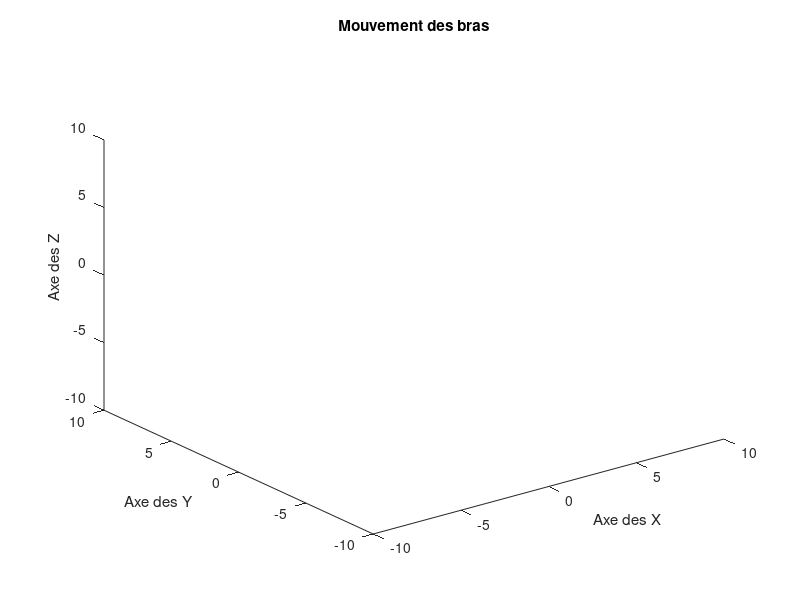

The MATLAB source for this figure:
% Coordonnées initiales des bras
x1 = [0, 0, 0]; % Coordonnées x du premier bras
y1 = [0, 0, 0]; % Coordonnées y du premier bras
z1 = [0, 0, 0]; % Coordonnées z du premier bras

x2 = [0, 0, 0]; % Coordonnées x du deuxième bras
y2 = [0, 0, 0]; % Coordonnées y du deuxième bras
z2 = [0, 0, 0]; % Coordonnées z du deuxième bras

% Distance entre les épaules des deux bras
distance_epaules = 5;

% Coordonnées initiales des épaules
x1(1) = -distance_epaules/2; % Coordonnée x de l'épaule du premier bras
x2(1) = distance_epaules/2; % Coordonnée x de l'épaule du deuxième bras

% Création de la figure
figure;
axis([-10 10 -10 10 -10 10]); % Définition des limites de l'axe x, y et z
grid on;
view(3);

% Animation
for t = 0:0.1:2*pi % Variation du temps (angle)
    % Calcul des nouvelles coordonnées pour le premier bras
    x1(2) = x1(1) + 2*cos(t); % Mouvement de l'épaule
    x1(3) = x1(2) + 3*cos(t); % Mouvement du coude
    y1(2) = 2*sin(t); % Mouvement de l'épaule
    y1(3) = y1(2) + 3*sin(t); % Mouvement du coude
    z1(3) = 3*sin(t); % Mouvement du coude
    
    % Calcul des nouvelles coordonnées pour le deuxième bras
    x2(2) = x2(1) + 2*cos(t + pi); % Mouvement de l'épaule (décalage de pi)
    x2(3) = x2(2) + 3*cos(t + pi); % Mouvement du coude (décalage de pi)
    y2(2) = 2*sin(t + pi); % Mouvement de l'épaule (décalage de pi)
    y2(3) = y2(2) + 3*sin(t + pi); % Mouvement du coude (décalage de pi)
    z2(3) = 3*sin(t + pi); % Mouvement du coude (décalage de pi)
    
    % Affichage des bras
    plot3(x1, y1, z1, 'bo-', 'LineWidth', 2); % Premier bras (ligne bleue avec des cercles)
    hold on;
    plot3(x1(1), y1(1), z1(1), 'ro', 'MarkerSize', 10); % Point rouge pour l'épaule du premier bras
    plot3(x1(2), y1(2), z1(2), 'ro', 'MarkerSize', 10); % Point rouge pour le coude du premier bras
    
    plot3(x2, y2, z2, 'go-', 'LineWidth', 2); % Deuxième bras (ligne verte avec des cercles)
    plot3(x2(1), y2(1), z2(1), 'ro', 'MarkerSize', 10); % Point rouge pour l'épaule du deuxième bras
    plot3(x2(2), y2(2), z2(2), 'ro', 'MarkerSize', 10); % Point rouge pour le coude du deuxième bras
    
    % Trait jaune entre les épaules
    line([x1(1) x2(1)], [y1(1) y2(1)], [z1(1) z2(1)], 'Color', 'yellow', 'LineWidth', 2);
    
    hold off;
    
    % Définition des limites de l'axe x, y et z (repère fixe)
    axis([-10 10 -10 10 -10 10]);
    
    % Titre et noms des axes
    title('Mouvement des bras');
    xlabel('Axe des X');
    ylabel('Axe des Y');
    zlabel('Axe des Z');
    
    % Pause pour contrôler la vitesse de l'animation
    pause(0.05);
    
    % Effacement des bras précédents
    if t ~= 2*pi
        cla;
    end
end
